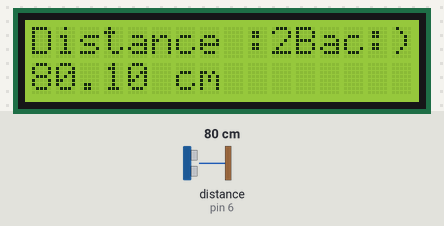
This sketch was run on a simulated Arduino Uno, built with avr-gcc and run on an emulated ATmega328P. Parts: 16×2 character LCD. Wiring (inferred from the names in the program): ultrasonic range finder: trigger pin 7; echo pin 6. The test bench sets the inputs (shaded band); at power-on: distance to the obstacle (sensor on pin 6) 80 cm. The echo pulse lasts 58.3 µs per cm; what the sketch prints to the serial monitor is not drawn.

Above: at 1.2 s.
1.3 s: distance to the obstacle (sensor on pin 6) set to 2 cm
At 3.3 s:
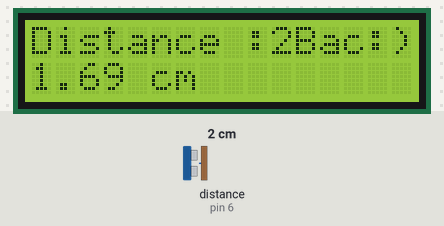
3.6 s: distance to the obstacle (sensor on pin 6) set to 60 cm
At 4.3 s:
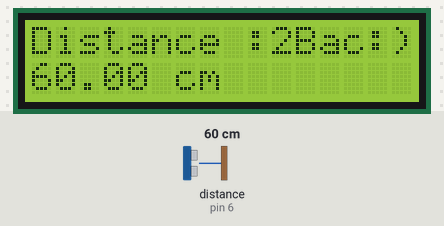
5.1 s: distance to the obstacle (sensor on pin 6) set to 2 cm
At 5.5 s:
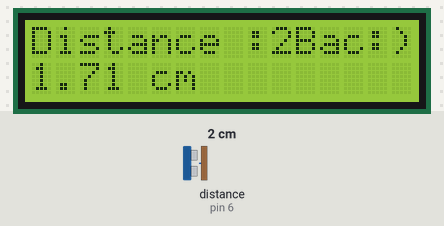
Timing chart, 0 to 8.1 s (numbered marks = the images above; inputs shaded):
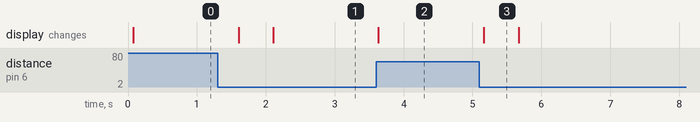

Measured:
- after the input at 1.3 s, the display: first changes after 0.30 s (image 1 shows a later state)
- after the input at 3.6 s, the display: changes at once (image 2)
- after the input at 5.1 s, the display: changes after 0.06 s (image 3)
- what the display in image 3 shows lasts 0.5 s, from 5.2 s to 5.7 s

The sketch:

blinky.ino
```cpp
#include <LiquidCrystal.h>
int trig = 7;
int echo = 6;
float distance = 0;
LiquidCrystal lcd(12,11,5,4,3,2);

void setup()
{
  lcd.begin(16,2);
    Serial.begin(9600);
	pinMode(trig, OUTPUT);
	pinMode(echo , INPUT);

}

void loop()
{
//Create a impulsion 10us trig
	digitalWrite(trig, LOW);
	delayMicroseconds(2);
	digitalWrite(trig, HIGH);
	delayMicroseconds(10);
	digitalWrite(trig, LOW);
	distance = pulseIn(echo,HIGH)/58.0;

 lcd.clear();
 lcd.setCursor(0,0);
 lcd.print("Distance :2Bac:)");
 lcd.setCursor(0,1);
 lcd.print(distance);
 lcd.print(" cm");
	Serial.print("Distance : ");
	Serial.println(distance);
	delay(500);
}
```
